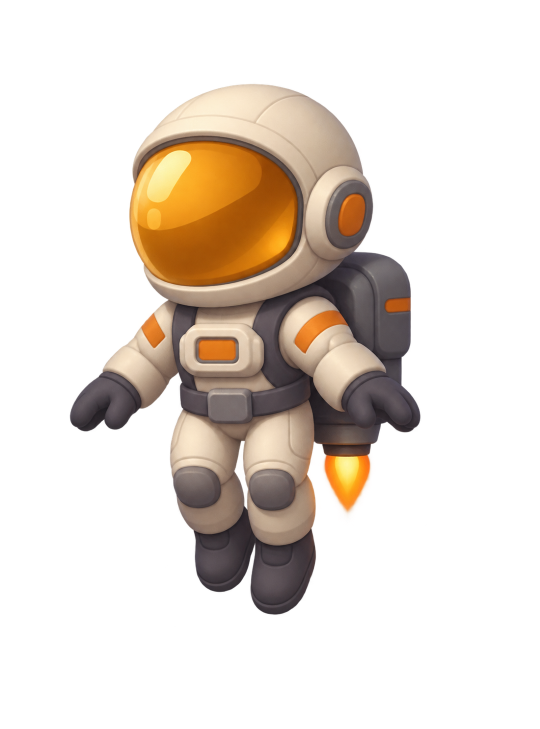
#> input picture docs/polish-003/assets/jett-pilot-study.png, 1079 x 1458 px, found by its file name (shown at 1/2 size)
$ python export_characters.py
#> lines starting #> are read from the running program, lines starting #| are printed output that depends on the picture; after the words box and inside, x2 and y2 are one past the last pixel; in counts of white or black regions, pixels touching at a corner belong together
"""
@file export_characters.py
@purpose polish-004 reproducible runtime export of the approved character masters.
         Source → runtime steps (no generative tools, no upscaling, no new poses):
           1. Measure the master's alpha bounds (alpha > ALPHA_FLOOR) BEFORE any edit, so the
              crop, aspect and pivot are identical to polish-003 (gameplay footprint unchanged).
           2. Pilot only: erase the baked-in jet flame under the nozzle (the game draws an
              animated flame there; polish-003 showed two flames).
           3. Clear faint alpha noise (alpha <= ALPHA_FLOOR → 0) that produced soft ghost halos.
           4. Downsample with premultiplied alpha + Lanczos (prevents dark/colour fringes).
           5. Add a restrained dark contact outline (silhouette separation on navy/rock).
           6. Pad with transparent pixels (no bleeding; linear filtering safe).
         Variants are sized for render scale 2 and 3 so texel density stays ≈1–1.35 per
         physical pixel (oversized textures alias under LINEAR filtering without mipmaps).
@author Agent 934
@date 2026-11-06
@license Proprietary – available for licensing

Usage: python3 -I research/art/export_characters.py   (from the repo root; needs Pillow + numpy)
"""
import json
import os
import numpy as np
from PIL import Image, ImageFilter

ROOT = os.getcwd()
OUT_DIR = os.path.join(ROOT, 'public', 'assets', 'polish-004')
ALPHA_FLOOR = 8
PAD = 4
OUTLINE_RGB = (10, 16, 32)

# Display sizes in logical px (from the UIs; unchanged): pilot 62 world × k 0.7867, wizard 60 × 0.7867.
# Texture heights per render-scale variant (full texture height incl. padding).
CHARACTERS = {
    'jett-pilot': {
        'src': 'docs/polish-003/assets/jett-pilot-study.png',
        'display_logical_h': 62 * 0.786729857819905,
        'erase_flame': {'box': (636, 904, 760, 1070)},
        # Anchors in master pixel coordinates (measured on the master).
        'anchors': {'nozzle': (695, 906)},
        'outline_px': 2.2, 'outline_alpha': 0.55,
        'reference': 'public/assets/polish-003/jett-pilot.png',
    },
    'flap-wizard': {
        'src': 'docs/polish-003/assets/flap-wizard-study.png',
        'display_logical_h': 60 * 0.786729857819905,
        'anchors': {'bristles': (196, 838), 'hat_tip': (440, 300)},
        'outline_px': 2.2, 'outline_alpha': 0.5,
        'reference': 'public/assets/polish-003/flap-wizard.png',
    },
}
VARIANTS = {'r2': 2.0, 'r3': 3.0}
DENSITY = 1.25  # texels per physical px at the variant's render scale


def alpha_bounds(a: np.ndarray):
    ys, xs = np.where(a > ALPHA_FLOOR)
    return int(xs.min()), int(ys.min()), int(xs.max()) + 1, int(ys.max()) + 1


def erase_flame(rgba: np.ndarray, box):
    x0, y0, x1, y1 = box
    region = rgba[y0:y1, x0:x1].astype(np.float32)
    r, g, b, a = region[..., 0], region[..., 1], region[..., 2], region[..., 3]
    # Flame/glow: warm, saturated, brighter than the grey nozzle (which has r≈g≈b).
    warm = (r > 150) & (r - b > 60)
    glow = (a < 250) & (r - b > 25)
    kill = warm | glow
    region[..., 3] = np.where(kill, 0, a)
    rgba[y0:y1, x0:x1] = region.astype(np.uint8)
    return int(kill.sum())


def premultiplied_resize(img: Image.Image, size):
    arr = np.asarray(img).astype(np.float32) / 255.0
    rgb = arr[..., :3] * arr[..., 3:4]
    pm = np.concatenate([rgb, arr[..., 3:4]], axis=-1)
    chans = [Image.fromarray((pm[..., i] * 255).astype(np.float32), mode='F').resize(size, Image.LANCZOS) for i in range(4)]
    out = np.stack([np.asarray(c) for c in chans], axis=-1) / 255.0
    out = np.clip(out, 0, 1)
    a = out[..., 3:4]
    rgb = np.where(a > 1e-4, out[..., :3] / np.maximum(a, 1e-4), 0)
    res = np.concatenate([np.clip(rgb, 0, 1), a], axis=-1)
    res = (res * 255 + 0.5).astype(np.uint8)
    res[..., 3] = np.where(res[..., 3] <= 2, 0, res[..., 3])
    return Image.fromarray(res, 'RGBA')


def add_outline(img: Image.Image, px: float, alpha: float):
    a = img.getchannel('A')
    grown = a.filter(ImageFilter.MaxFilter(int(round(px)) * 2 + 1)).filter(ImageFilter.GaussianBlur(0.6))
    g = np.asarray(grown).astype(np.float32) * alpha
    under = np.zeros((img.height, img.width, 4), np.float32)
    under[..., 0], under[..., 1], under[..., 2] = OUTLINE_RGB
    under[..., 3] = g
    base = Image.fromarray(under.astype(np.uint8), 'RGBA')
    return Image.alpha_composite(base, img)


def main():
    os.makedirs(OUT_DIR, exist_ok=True)
    manifest = {'generatedBy': 'research/art/export_characters.py', 'alphaFloor': ALPHA_FLOOR, 'pad': PAD, 'density': DENSITY, 'characters': {}}
    for key, c in CHARACTERS.items():
        src = Image.open(os.path.join(ROOT, c['src'])).convert('RGBA')
#> src is the input picture: PIL image 1079x1458 RGBA; mean R, G, B, A 44.8, 35.5, 26.8, 69.4
        rgba = np.array(src)
        bounds = alpha_bounds(rgba[..., 3])  # measured BEFORE edits → pivot/aspect unchanged
#> bounds = (139, 167, 842, 1230)
        erased = erase_flame(rgba, c['erase_flame']['box']) if 'erase_flame' in c else 0
#> in erase_flame, `r, g, b, a = region[..., 0], region[..., 1], region[..., 2], region[....`:
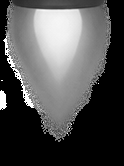
#> g: shape (166, 124) float32; min 0, max 255, mean 81
#> in erase_flame, `r, g, b, a = region[..., 0], region[..., 1], region[..., 2], region[....`:
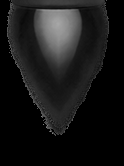
#> b: shape (166, 124) float32; min 0, max 167, mean 23.6
#> in erase_flame, `warm = (r > 150) & (r - b > 60)`:
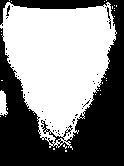
#> warm: shape (166, 124) bool; 53% white; 40 black regions (37 under 20 px), largest, box (x1, y1, x2, y2) and area: (0, 0, 124, 166) 9558, (107, 7, 111, 29) 30, (6, 5, 10, 16) 22
#> in erase_flame, `glow = (a < 250) & (r - b > 25)`:
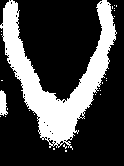
#> glow: shape (166, 124) bool; 27.3% white; 26 white regions (24 under 20 px), largest, box (x1, y1, x2, y2) and area: (0, 0, 117, 150) 5429, (0, 90, 8, 116) 146
#> in erase_flame, `kill = warm | glow`: kill: shape (166, 124) bool; 54.4% white; 19 black regions (16 under 20 px), largest, box (x1, y1, x2, y2) and area: (0, 0, 124, 166) 8594, (13, 0, 102, 9) 668, (0, 0, 9, 26) 102
#> in erase_flame, `region[..., 3] = np.where(kill, 0, a)`:
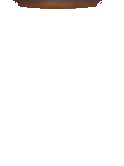
#> region: shape (166, 124, 4) float32; mean R, G, B, A 134.2, 81, 23.6, 8.2; transparent parts drawn white
#> in erase_flame, `rgba[y0:y1, x0:x1] = region.astype(np.uint8)`:
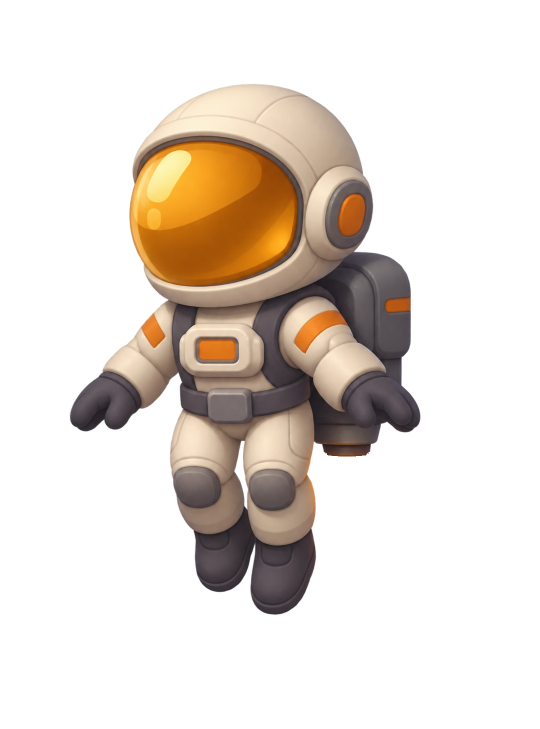
#> rgba: shape (1458, 1079, 4) (shown at 1/2 size); 0.71% of pixels changed, all inside (x1, y1, x2, y2) = (636, 904, 753, 1056); transparent parts drawn white
#> erased = 11199
        rgba[..., 3] = np.where(rgba[..., 3] <= ALPHA_FLOOR, 0, rgba[..., 3])
#> rgba: shape (1458, 1079, 4); 0.69% of pixels changed, all inside (x1, y1, x2, y2) = (33, 23, 1057, 1334)
        crop = Image.fromarray(rgba, 'RGBA').crop(bounds)
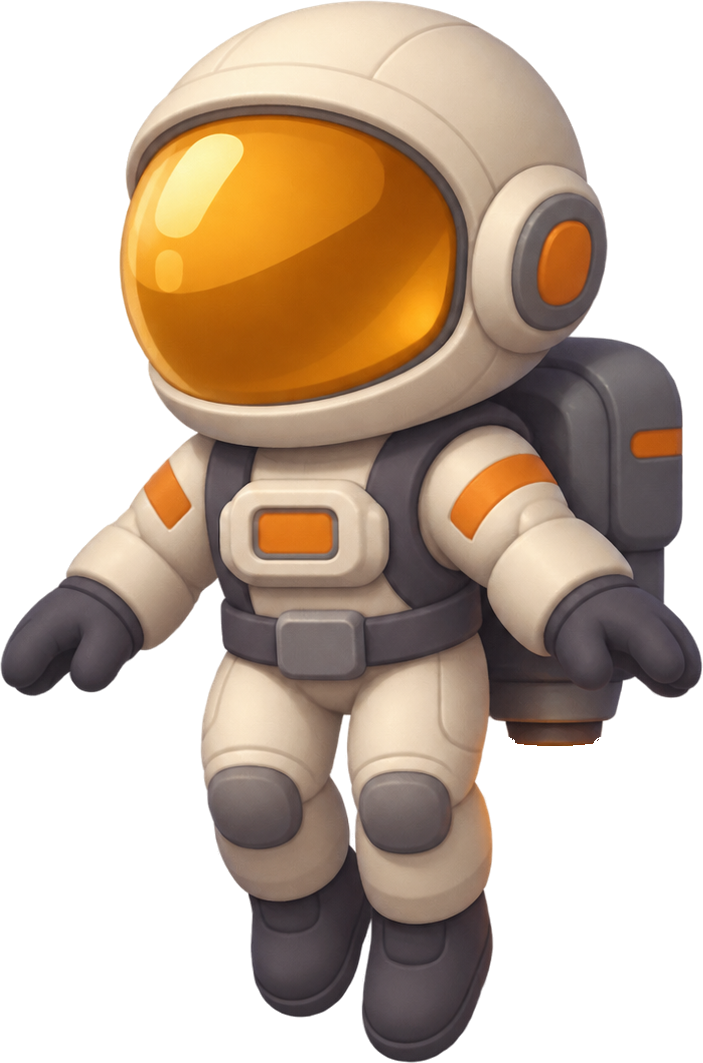
#> crop: PIL image 703x1063 RGBA; mean R, G, B, A 94.2, 74.6, 56.3, 143.7; transparent parts drawn white
        # Reference: the polish-003 runtime texture, displayed at display_logical_h / its height
        # with origin 0.5. Its visible body (alpha > floor) sets the on-screen size and centre
        # that the new export must reproduce exactly (no enlargement, no pivot drift).
#> (the run stopped early here; a loop or call above may not have finished)
